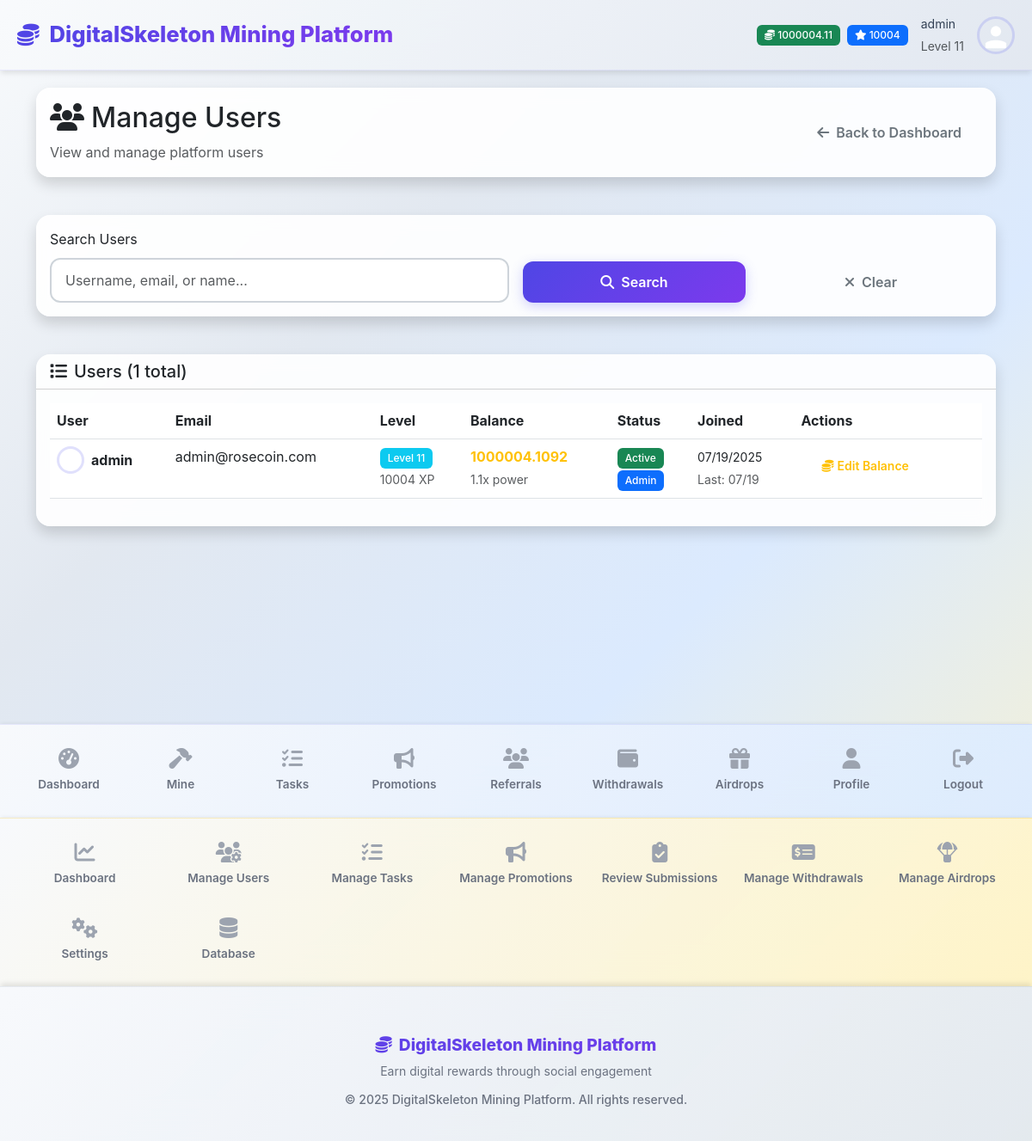
Before: /admin/users (signed in) with the older database file.
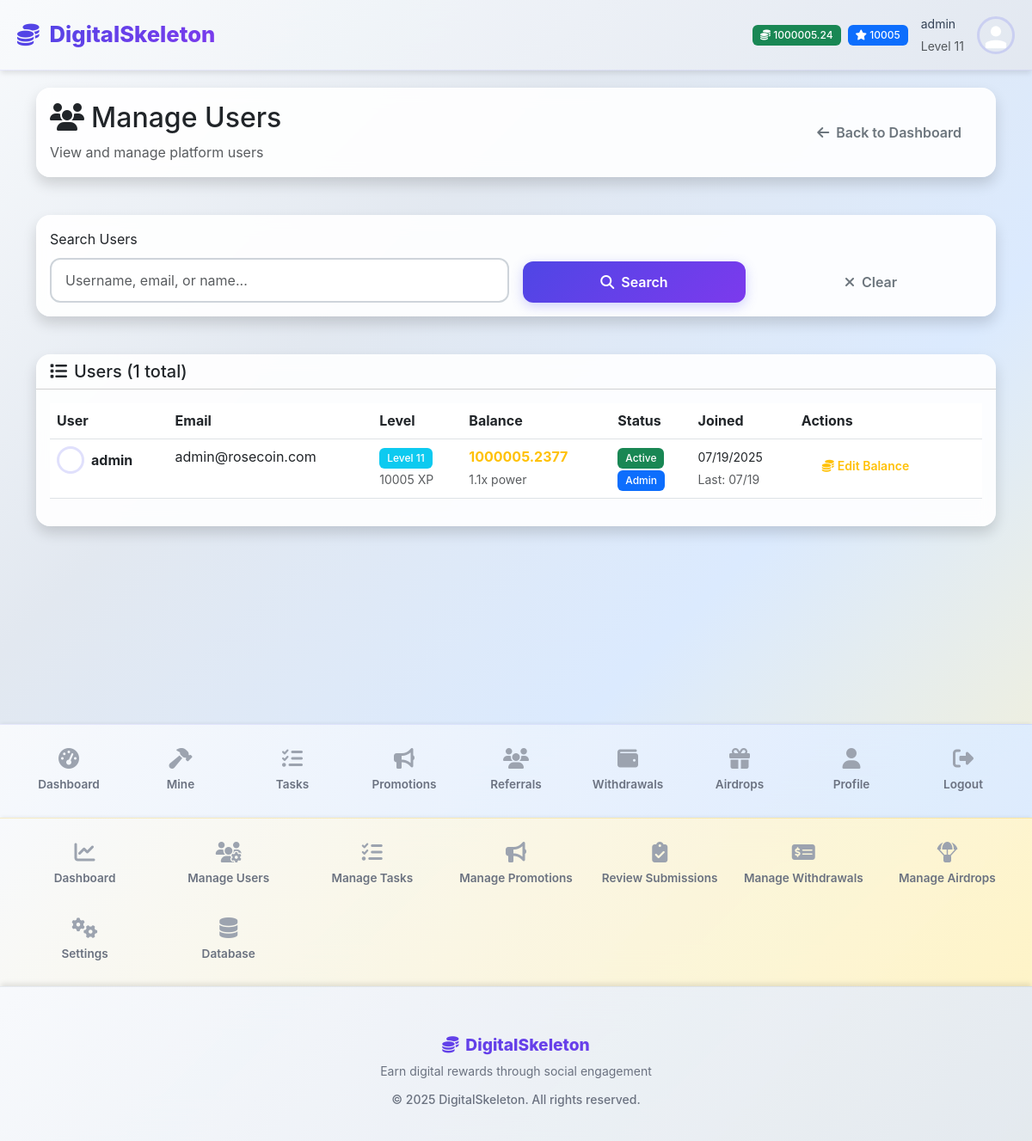
After: the same page with the newer database file.
### models/settings.py (models this page shows, shortened)
class AppSettings(db.Model):
    id = db.Column(db.Integer, primary_key=True)
    app_name = db.Column(db.String(100), default='DigitalSkeletonCoin (DSC) Mining Platform')
    app_description = db.Column(db.Text, default='A gamified cryptocurrency mining platform')
    app_logo = db.Column(db.String(200))  # URL or path to logo
    primary_color = db.Column(db.String(7), default='#0d6efd')  # Bootstrap primary
    secondary_color = db.Column(db.String(7), default='#6c757d')  # Bootstrap secondary
    success_color = db.Column(db.String(7), default='#198754')  # Bootstrap success
    warning_color = db.Column(db.String(7), default='#ffc107')  # Bootstrap warning
    danger_color = db.Column(db.String(7), default='#dc3545')  # Bootstrap danger
    smtp_server = db.Column(db.String(100))
    smtp_port = db.Column(db.Integer, default=587)
    smtp_username = db.Column(db.String(100))
    smtp_password = db.Column(db.String(200))
    smtp_use_tls = db.Column(db.Boolean, default=True)
    smtp_from_email = db.Column(db.String(100))
    smtp_from_name = db.Column(db.String(100))
    contact_email = db.Column(db.String(100))
    support_email = db.Column(db.String(100))
    twitter_url = db.Column(db.String(200))
    telegram_url = db.Column(db.String(200))
    discord_url = db.Column(db.String(200))
    maintenance_mode = db.Column(db.Boolean, default=False)
    maintenance_message = db.Column(db.Text)
    max_upload_size = db.Column(db.Integer, default=5)  # MB
    session_timeout = db.Column(db.Integer, default=30)  # days
    updated_by = db.Column(db.Integer, db.ForeignKey('user.id'))
    updated_at = db.Column(db.DateTime, default=datetime.utcnow, onupdate=datetime.utcnow)
    @classmethod
    def get_settings(cls):
        settings = cls.query.first()
        if not settings:
            settings = cls()
            db.session.add(settings)
            db.session.commit()
        return settings

### models/user.py (models this page shows, shortened)
class User(UserMixin, db.Model):
    id = db.Column(db.Integer, primary_key=True)
    username = db.Column(db.String(64), unique=True, nullable=False)
    email = db.Column(db.String(120), unique=True, nullable=False)
    password_hash = db.Column(db.String(256))
    first_name = db.Column(db.String(64))
    last_name = db.Column(db.String(64))
    balance = db.Column(db.Float, default=0.0)
    xp = db.Column(db.Integer, default=0)
    level = db.Column(db.Integer, default=1)
    mining_power = db.Column(db.Float, default=1.0)
    is_active = db.Column(db.Boolean, default=True)
    is_admin = db.Column(db.Boolean, default=False)
    email_verified = db.Column(db.Boolean, default=True)  # Auto-verified, no verification needed
    created_at = db.Column(db.DateTime, default=datetime.utcnow)
    last_login = db.Column(db.DateTime)
    last_mining = db.Column(db.DateTime)
    daily_mission_date = db.Column(db.Date)
    daily_missions_completed = db.Column(db.Integer, default=0)
    referral_code = db.Column(db.String(16), unique=True)
    referred_by = db.Column(db.Integer, db.ForeignKey('user.id'))
    wallet_address = db.Column(db.String(200))
    wallet_type = db.Column(db.String(50))  # 'paypal', 'bank', 'crypto'
    profile_image = db.Column(db.String(255))  # path to profile image
    mining_sessions = db.relationship('MiningSession', backref='user', lazy='dynamic')
    task_completions = db.relationship('TaskCompletion', foreign_keys='TaskCompletion.user_id', backref='user', lazy='dynamic')
    task_reviews = db.relationship('TaskCompletion', foreign_keys='TaskCompletion.reviewed_by', backref='task_reviewer', lazy='dynamic')
    withdrawals = db.relationship('Withdrawal', foreign_keys='Withdrawal.user_id', backref='user', lazy='dynamic')
    withdrawal_reviews = db.relationship('Withdrawal', foreign_keys='Withdrawal.reviewed_by', backref='withdrawal_reviewer', lazy='dynamic')
    airdrop_participations = db.relationship('AirdropParticipation', backref='user', lazy='dynamic')
    def get_profile_image_url(self):
        if self.profile_image:
            if self.profile_image.startswith('default-avatar-'):
                return f"/static/images/{self.profile_image}"
            else:
                return f"/static/uploads/profiles/{self.profile_image}"
        return "/static/images/default-avatar.svg"
    @property
    def profile_image_url(self):
        return self.get_profile_image_url()
    @property
    def avatar_url(self):
        return self.get_profile_image_url()

### core/admin.py (the view, shortened to what this page needs)
@admin_bp.route('/users')
@login_required
@admin_required
def users():
    page = request.args.get('page', 1, type=int)
    search = request.args.get('search', '')
    query = User.query
    users = query.order_by(User.created_at.desc()).paginate(
        page=page, per_page=20, error_out=False
    )
    return render_template('admin/users.html', users=users, search=search)

### app.py (called while the page is built, shortened)
@login_manager.user_loader
def load_user(user_id):
    from models.user import User
    return User.query.get(int(user_id))

@app.before_request
def check_maintenance_mode():
    from flask import current_app
    from models.settings import AppSettings
    if request.endpoint and request.endpoint.startswith('static'):
        return
    if request.endpoint in ['auth.login', 'auth.logout']:
        return
    if request.endpoint and request.endpoint.startswith('admin.') and current_user.is_authenticated and current_user.is_admin:
        return

@app.context_processor
def inject_app_settings():
    from models.settings import AppSettings
    return dict(app_settings=AppSettings.get_settings())

### core/admin.py (called while the page is built)
def admin_required(f):
    @wraps(f)
    def decorated_function(*args, **kwargs):
        if not current_user.is_authenticated or not current_user.is_admin:
            flash('Access denied. Admin privileges required.', 'error')
            return redirect(url_for('index'))
        return f(*args, **kwargs)
    return decorated_function

### templates/admin/users.html (shortened to what the changed rows need)
{% extends "base.html" %}
{% block content %}
<div class="container">
    <div class="row mb-4">
        <div class="col-12">
            <div class="card border-0 shadow">
                <div class="card-body">
                    <div class="d-flex justify-content-between align-items-center">
                        <div>
                            <h2><i class="fas fa-users me-2"></i>Manage Users</h2>
                        </div>
                    </div>
                </div>
            </div>
        </div>
    </div>
    <div class="row">
        <div class="col-12">
            <div class="card border-0 shadow">
                <div class="card-body">
                    {% if users.items %}
                    <div class="table-responsive">
                        <table class="table table-hover">
                            <thead>
                                <tr>
                                    <th>User</th>
                                    <th>Email</th>
                                    <th>Level</th>
                                    <th>Balance</th>
                                    <th>Status</th>
                                    <th>Joined</th>
                                    <th>Actions</th>
                                </tr>
                            </thead>
                            <tbody>
                                {% for user in users.items %}
                                <tr>
                                    <td>
                                        <div class="d-flex align-items-center">
                                            <img src="{{ user.avatar_url }}" alt="Avatar" class="rounded-circle me-2" width="32" height="32">
                                            <div>
                                                <strong>{{ user.username }}</strong>
                                            </div>
                                        </div>
                                    </td>
                                    <td>{{ user.email }}</td>
                                    <td>
                                        <span class="badge bg-info">Level {{ user.level }}</span>
                                        <br><small class="text-muted">{{ user.xp }} XP</small>
                                    </td>
                                    <td>
                                        <strong class="text-warning">{{ "%.4f"|format(user.balance) }}</strong>
                                        <br><small class="text-muted">{{ "%.1f"|format(user.mining_power) }}x power</small>
                                    </td>
                                    <td>
                                        {% if user.is_active %}
                                        <span class="badge bg-success">Active</span>
                                        {% else %}
                                        <span class="badge bg-danger">Inactive</span>
                                        {% endif %}
                                        {% if user.is_admin %}
                                        <br><span class="badge bg-primary">Admin</span>
                                        {% endif %}
                                    </td>
                                    <td>
                                        <small>{{ user.created_at.strftime('%m/%d/%Y') }}</small>
                                        {% if user.last_login %}
                                        <br><small class="text-muted">Last: {{ user.last_login.strftime('%m/%d') }}</small>
                                        {% endif %}
                                    </td>
                                    <td>
                                        <div class="btn-group-vertical btn-group-sm" role="group">
                                            <button type="button" class="btn btn-outline-warning btn-sm"
                                                    data-bs-toggle="modal" data-bs-target="#editBalanceModal"
                                                    onclick="setEditBalance({{ user.id }}, '{{ user.username }}', {{ user.balance }})">
                                                <i class="fas fa-coins me-1"></i>Edit Balance
                                            </button>
                                        </div>
                                    </td>
                                </tr>
                                {% endfor %}
                            </tbody>
                        </table>
                    </div>
                    {% else %}
                    <div class="text-center py-5">
                        <i class="fas fa-users text-muted mb-3" style="font-size: 3rem;"></i>
                        <h5>No Users Found</h5>
                        <p class="text-muted">No users match your search criteria.</p>
                    </div>
                    {% endif %}
                </div>
            </div>
        </div>
    </div>
</div>
{% endblock %}

### templates/base.html (shortened to what the changed rows need)
<!DOCTYPE html>
<html lang="en" data-bs-theme="light">
<head>
    <link href="https://cdn.jsdelivr.net/npm/bootstrap@5.3.0/dist/css/bootstrap.min.css" rel="stylesheet">
    <link rel="stylesheet" href="https://cdnjs.cloudflare.com/ajax/libs/font-awesome/6.4.0/css/all.min.css">
    <link rel="stylesheet" href="{{ url_for('static', filename='css/style.css') }}">
</head>
<body>
    <header class="app-header">
        <a href="{{ url_for('index') }}" class="brand">
            <i class="fas fa-coins"></i>
            {{ app_settings.app_name }}
        </a>
        {% if current_user.is_authenticated %}
        <div class="user-info">
            <div class="d-flex align-items-center gap-2">
                <span class="badge bg-success">
                    <i class="fas fa-coins"></i> {{ "%.2f"|format(current_user.balance) }}
                </span>
                <span class="badge bg-primary">
                    <i class="fas fa-star"></i> {{ current_user.xp }}
                </span>
            </div>
            <div class="username d-none d-md-block">
                <small>{{ current_user.username }}</small><br>
                <small class="text-muted">Level {{ current_user.level }}</small>
            </div>
            <img src="{{ current_user.profile_image_url }}"
                 alt="Profile" class="user-avatar">
        </div>
        {% endif %}
    </header>
    <main class="main-content">
        <div class="container-fluid">
            {% block content %}{% endblock %}
        </div>
    </main>
    <footer class="app-footer">
        <div class="container text-center py-3">
            <h6 class="text-primary mb-2">
                <i class="fas fa-coins me-2"></i>{{ app_settings.app_name }}
            </h6>
            <p class="text-muted small mb-2">
                Earn digital rewards through social engagement
            </p>
            <small class="text-muted">
                &copy; 2025 {{ app_settings.app_name }}. All rights reserved.
            </small>
        </div>
    </footer>
</body>
</html>

Changed rows visible on the page:
changed AppSettings: app_name "DigitalSkeleton Mining Platform" → "DigitalSkeleton"
changed User "admin": balance "1000004.11" → "1000005.24"; xp "10004" → "10005"; balance "1000004.1092" → "1000005.2377"
